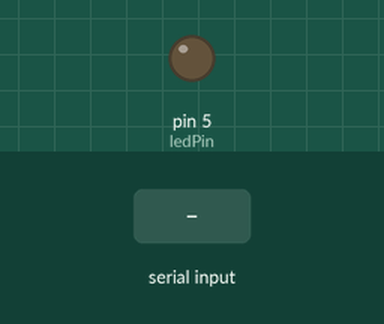
Bench run of a sketch on a simulated Arduino Uno, built with avr-gcc and run on an emulated ATmega328P. Parts: output pins drawn as LEDs (lit = HIGH). Inputs (shaded band) come from the test bench. What the sketch prints to the serial monitor is not drawn.

Above: at 1.2 s.
1.3 s: "1\n" received over Serial
At 1.8 s:
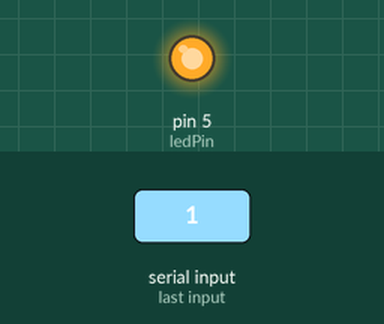
2.8 s: "2\n" received over Serial
At 4.2 s:
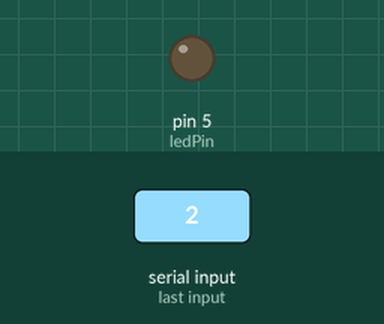
Timing chart, 0 to 5.8 s (numbered marks = the images above; inputs shaded):
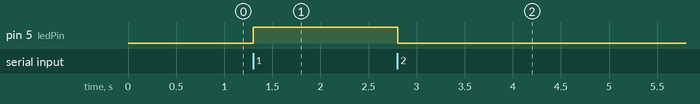

The sketch:

sketch_nov06b.ino
```cpp
int ledPin=5;
int state;
double potValue;
int light;
void setup() {
  pinMode(ledPin,OUTPUT);
  Serial.begin(9600);
  Serial.println("led on == enter 1,led off==enter 2");
}

void loop() {

  if (Serial.available()>0)
  {
    state=Serial.parseInt();
    Serial.print(state);
    if(state==1)
    {
      digitalWrite(ledPin,HIGH);
    }
    if(state==2)
    {
      digitalWrite(ledPin,LOW);
    }
  }


}
```

Measured:
- after the input at 1.3 s, pin 5 (ledPin): LOW → HIGH at once
- after the input at 2.8 s, pin 5 (ledPin): HIGH → LOW at once
